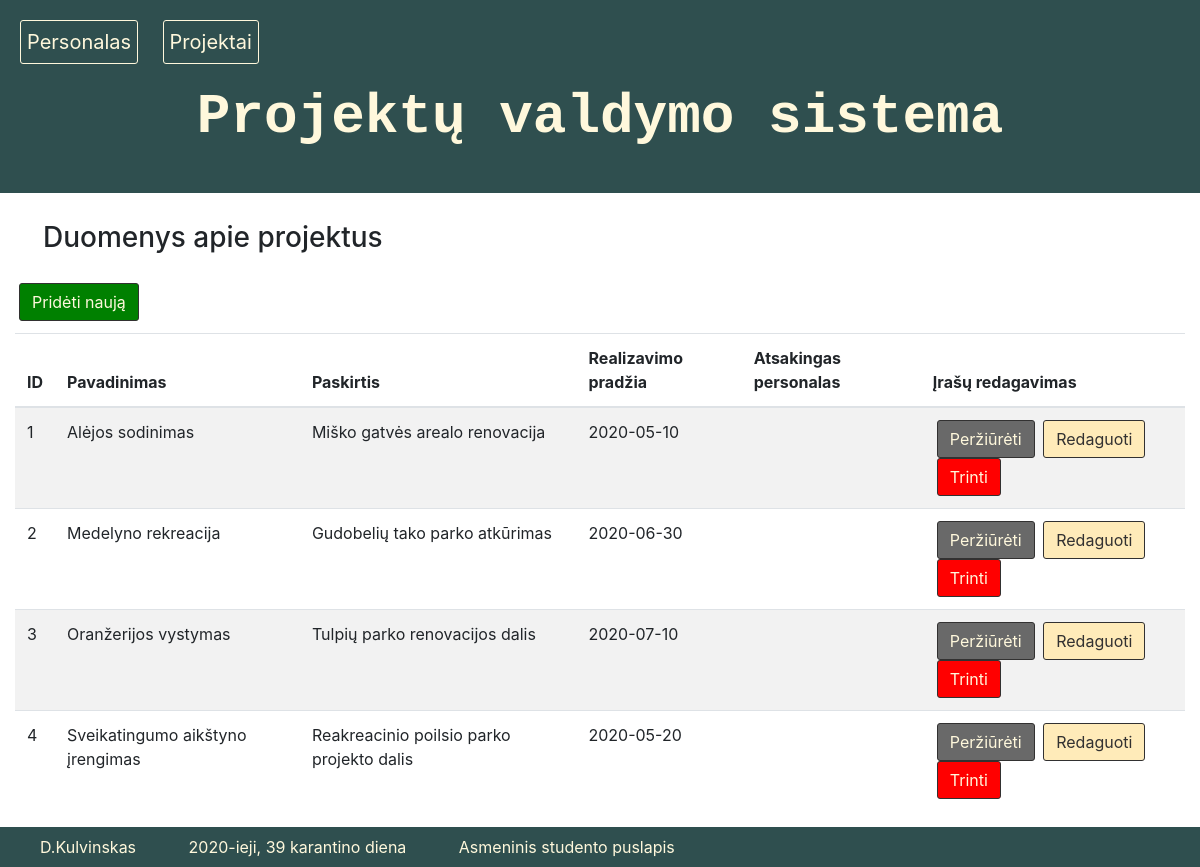
The app's page /pro_index.php, older data.
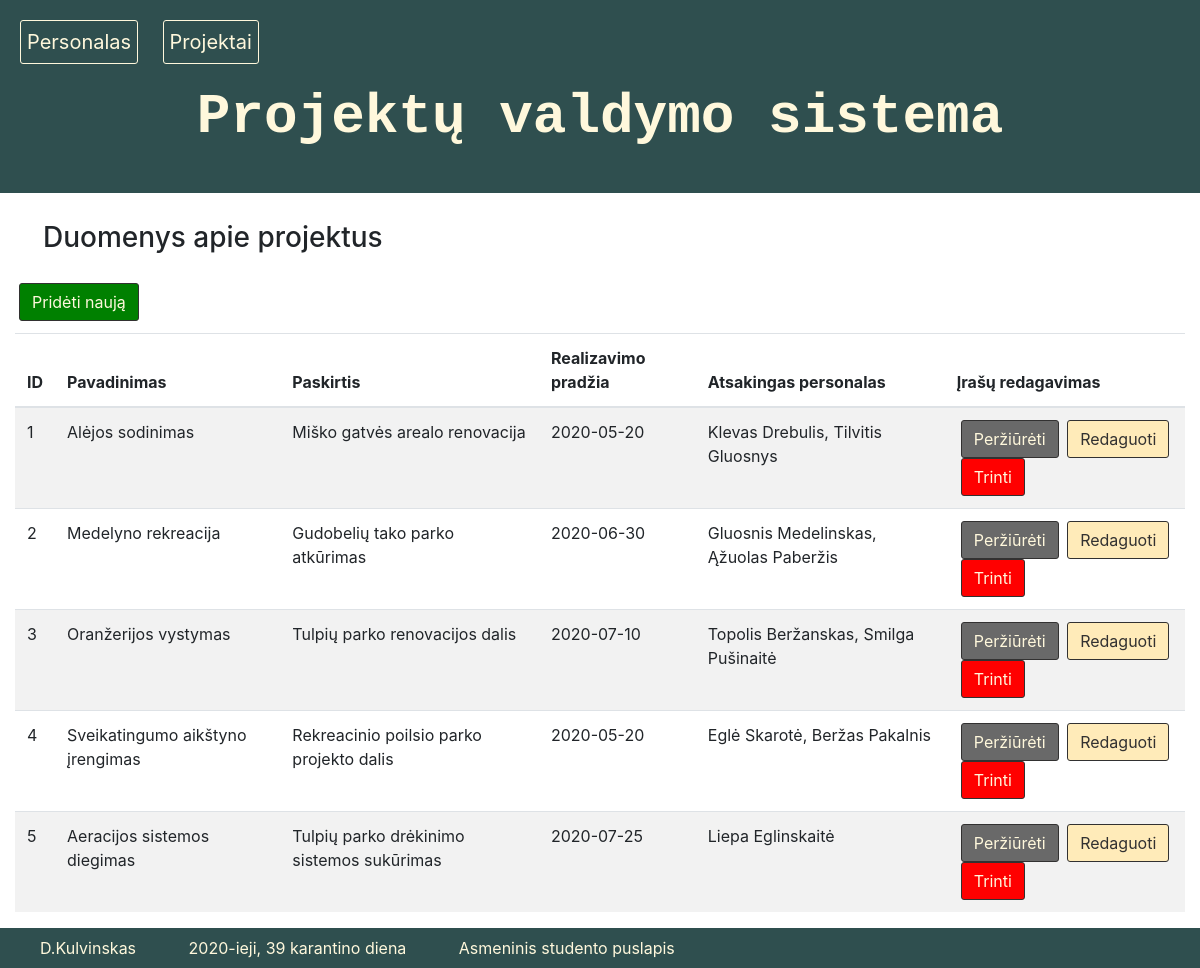
The same page, newer data.
### tables this page shows
CREATE TABLE `projektai` (
  `pro_id` int(11) NOT NULL COMMENT 'Unikalus projekto ID',
  `Pavadinimas` varchar(255) NOT NULL COMMENT 'Projekto pavadinimas',
  `Paskirtis` varchar(255) NOT NULL COMMENT 'Projekto paskirties detalizacija',
  `Realizavimo_pradžia` date DEFAULT NULL COMMENT 'Projekto realizavimo pradžios data'
);

### pro_index.php (the view, shortened to what this page needs)
<!DOCTYPE html>
<html lang="lt">
<head>
    <link rel="stylesheet" href="https://stackpath.bootstrapcdn.com/bootstrap/4.4.1/css/bootstrap.min.css">
    <link rel="stylesheet" href="css/style.css">
</head>
<?php
    $servername = "localhost";
    $username = "root";
    $password = "mysql";
    $serveris = mysqli_connect($servername, $username, $password);
?>
<body>
    <header>
        <a href="index.php">Personalas</a>
        <a href="pro_index.php">Projektai</a>
        <h1>Projektų valdymo sistema </h1>
    </header>
    <main>
        <div class="col-lg-12">
            <h3>Duomenys apie projektus</h3><a href="pro_add.php?action=add" class="btn btn-xs add">Pridėti naują</a>
            <div>
                <table class="table table-striped">
                    <thead>
                        <tr>
                            <th>ID</th>
                            <th>Pavadinimas</th>
                            <th>Paskirtis</th>
                            <th>Realizavimo pradžia</th>
                            <th>Atsakingas personalas</th>
                            <th>Įrašų redagavimas</th>
                        </tr>
                    </thead>
                    <tbody>
                    <?php
                        $query = 'SELECT pro_id, Pavadinimas, Paskirtis, Realizavimo_pradžia,
                                    (SELECT GROUP_CONCAT(" ", CONCAT_WS(" ", Vardas, Pavardė)) FROM personalas GROUP BY pro_id HAVING personalas.pro_id = projektai.pro_id) as atsakingi
                                    FROM projektai
                                    GROUP BY projektai.pro_id;';
                        $result = mysqli_query($serveris, $query) or die (mysqli_error($serveris));
                        while ($row = mysqli_fetch_assoc($result)) {
                            echo '<tr>';
                            echo '<td>'. $row['pro_id'].'</td>';
                            echo '<td>'. $row['Pavadinimas'].'</td>';
                            echo '<td>'. $row['Paskirtis'].'</td>';
                            echo '<td>'. $row['Realizavimo_pradžia'].'</td>';
                            echo '<td>'. $row['atsakingi'].'</td>';
                            echo '<td> <a class="btn btn-xs view" href="pro_view.php?action=edit & id='.$row['pro_id'] . '" > Peržiūrėti </a> ';
                            echo ' <a class="btn btn-xs edit" href="pro_edit.php?action=edit & id='.$row['pro_id'] . '"> Redaguoti </a> ';
                            echo ' <a class="btn btn-xs delete" href="pro_delete.php?type=projektai&delete & id=' . $row['pro_id'] . '"> Trinti </a> </td>';
                            echo '</tr> ';
                        }
                        ?>
                    </tbody>
                </table>
            </div>
        </div>
    </main>
    <footer>
        <div>
            D.Kulvinskas
        </div>
        <div>
            2020-ieji, 39 karantino diena
        </div>
        <div>
            <a href="http://donatas.site">Asmeninis studento puslapis</a>
        </div>
    </footer>
</body>
</html>

Row changes from the older to the newer data that the page shows:
changed projektai "Alėjos sodinimas": Realizavimo_pradžia "2020-05-10" → "2020-05-20"; atsakingi (not shown) → "Klevas Drebulis, Tilvitis Gluosnys"
shown differently, row unchanged: projektai "Medelyno rekreacija": atsakingi (not shown) → "Gluosnis Medelinskas, Ąžuolas Paberžis"
shown differently, row unchanged: projektai "Oranžerijos vystymas": atsakingi (not shown) → "Topolis Beržanskas, Smilga Pušinaitė"
changed projektai "Sveikatingumo aikštyno įrengimas": Paskirtis "Reakreacinio poilsio parko projekto dalis" → "Rekreacinio poilsio parko projekto dalis"; atsakingi (not shown) → "Eglė Skarotė, Beržas Pakalnis"
added projektai: pro_id "5", Pavadinimas "Aeracijos sistemos diegimas", Paskirtis "Tulpių parko drėkinimo sistemos sukūrimas", Realizavimo_pradžia "2020-07-25", atsakingi "Liepa Eglinskaitė"
